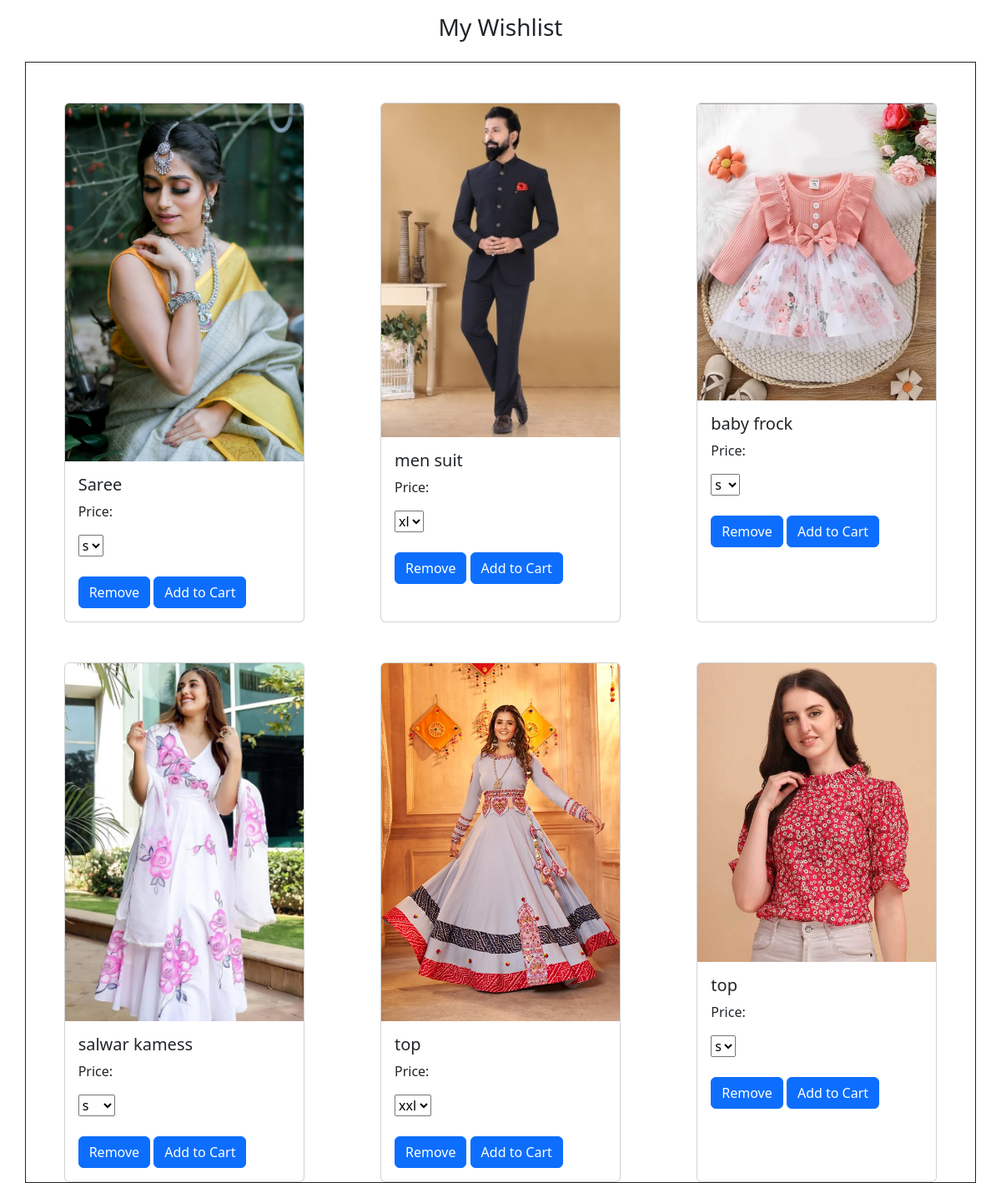
The page /ecommerceapp/wishlistdisplay/ (signed in) on the database its author committed.
### ecommerceapp/models.py (models this page shows, shortened)
class WishList(models.Model):
    userid=models.IntegerField()
    item=models.ForeignKey(sellerproductupload,on_delete=models.CASCADE)

class sellerproductupload(models.Model):
    productname=models.CharField(max_length=30)
    productprice=models.IntegerField()
    productimage=models.ImageField(upload_to='image/')
    productavailsize=models.CharField(max_length=30)
    productdescription=models.CharField(max_length=300)
    productcategory=models.CharField(max_length=30)

### ecommerceapp/views.py (the view)
# urls.py: path('wishlistdisplay/',wishlistdisplay),
def wishlistdisplay(request):
    id=request.session['userid']
    db=WishList.objects.filter(userid=id)
    for i in db:
        i.item.productavailsize=i.item.productavailsize.split(',')
        print(i.item.productavailsize)
    return render(request,'wishlist.html',{'db':db})

### ecommerceapp/templates/wishlist.html (shortened to what this page needs)
<!DOCTYPE html>
{% load static %}
<html lang="en">
<head>
    <link href="https://stackpath.bootstrapcdn.com/font-awesome/4.7.0/css/font-awesome.min.css" rel="stylesheet">
    <link href="https://cdn.jsdelivr.net/npm/bootstrap@5.2.0-beta1/dist/css/bootstrap.min.css" rel="stylesheet">
    <link rel="stylesheet" href="{% static 'css/stylewishlist.css'%}">
</head>
<body>
<div class="container mt-3">
	<div class="row">
		<div class="col-12 d-flex justify-content-center align-item-center">
			<h3>My Wishlist</h3>
		</div>
	</div>
</div>
<div class="container mt-3 border border-dark">
	<div class="row">
		{% for i in db %}
		<div class="col-4 d-flex justify-content-center align-item-center mt-5">
			<div class="card" style="width: 18rem;">
                  <img src="{{ i.item.productimage.url }}" class="card-img-top" alt="...">
                  <div class="card-body">
                  <h5 class="card-title">{{ i.item.productname }}</h5>
					  <p class="card-text">Price:</p>
					   <select name="sizechart">
                           {% for j in i.item.productavailsize%}
                             <option value="{{ j }}">{{ j }}</option>
                           {% endfor %}
					   </select>
					  <br><br>
                       <a href="http://127.0.0.1:8000/ecommerceapp/delete_from_wishlist/{{i.id}}" class="btn btn-primary">Remove</a>
					  <a href="http://127.0.0.1:8000/ecommerceapp/cartdisplay/{{i.id}}/" class="btn btn-primary">Add to Cart</a>
                    </div>
                 </div>
		</div>
		{% endfor %}
	</div>
</div>
</body>
</html>

### rows shown on the page
WishList: item.productimage (picture), item.productname "Saree", sizechart "s"
WishList: item.productimage (picture), item.productname "men suit", sizechart "xl"
WishList: item.productimage (picture), item.productname "baby frock", sizechart "s"
WishList: item.productimage (picture), item.productname "salwar kamess", sizechart "s"
WishList: item.productimage (picture), item.productname "top", sizechart "xxl"
WishList: item.productimage (picture), item.productname "top", sizechart "s"
